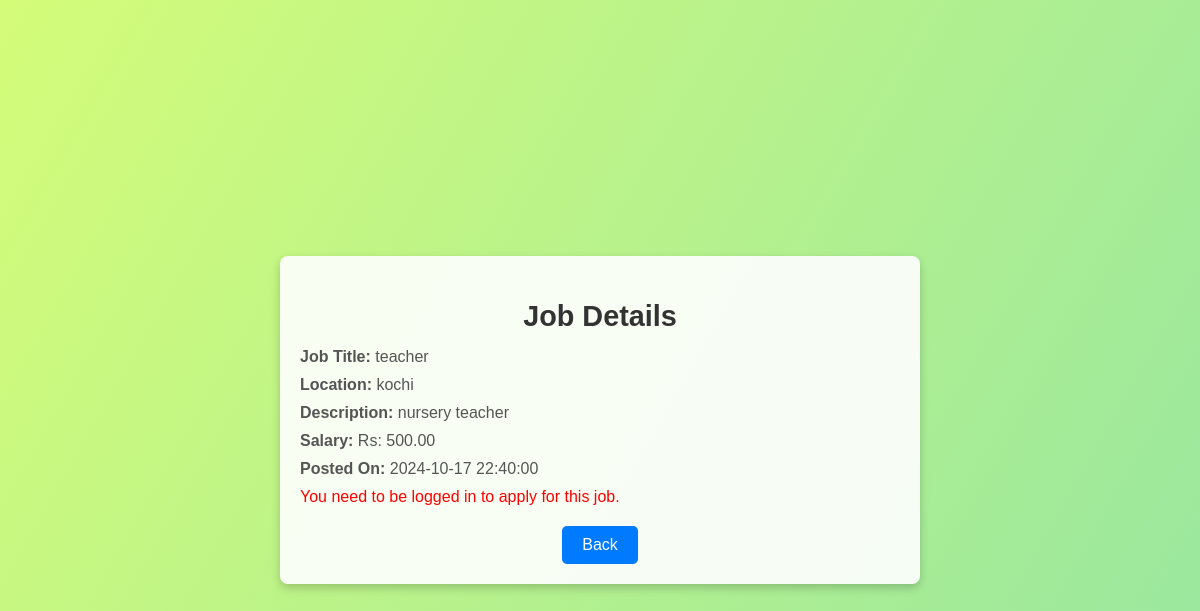
/job_detail.php?job_id=1, run on an earlier commit of the app's database.
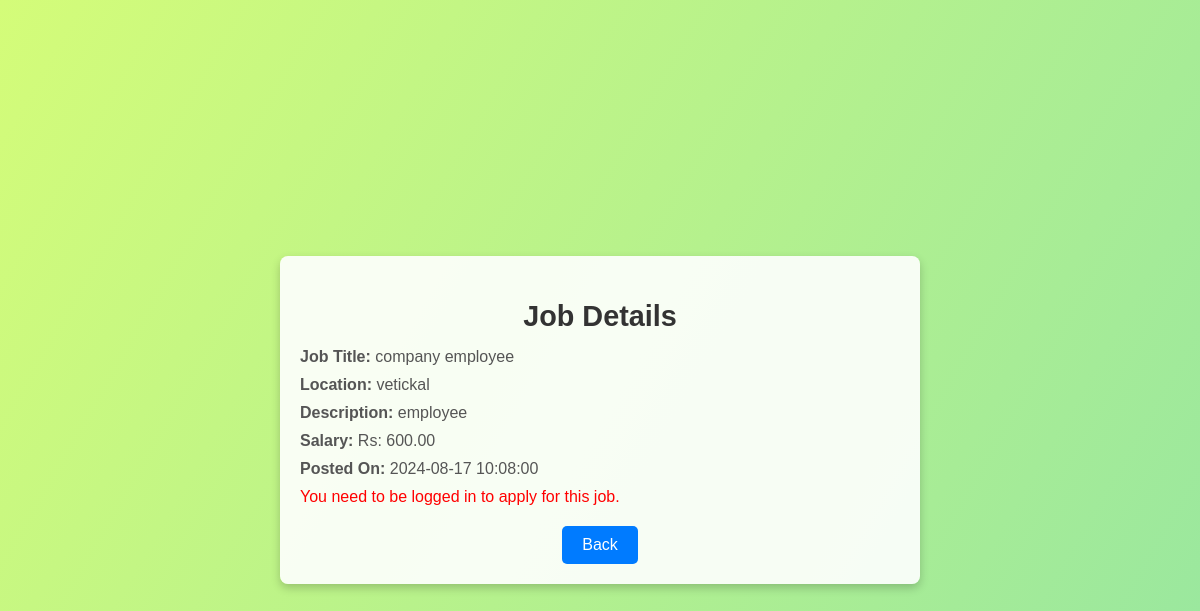
And on a later commit of the database.
### tables this page shows
CREATE TABLE `job_postings` (
  `job_id` int(11) NOT NULL,
  `job_title` varchar(255) NOT NULL,
  `description` text NOT NULL,
  `location` varchar(255) NOT NULL,
  `skills_required` text NOT NULL,
  `openings` int(11) NOT NULL,
  `date_time` datetime NOT NULL,
  `hours` int(11) NOT NULL,
  `wage` decimal(10,2) NOT NULL,
  `posted_by` varchar(255) NOT NULL
);

### job_detail.php (the view, shortened to what this page needs)
<?php
$servername = "localhost";
$username = "root";
$password = "";
$dbname = "labourlink";
$conn = new mysqli($servername, $username, $password, $dbname);
$job_id = isset($_GET['job_id']) ? $_GET['job_id'] : '';
$user_email = isset($_SESSION['email']) ? $_SESSION['email'] : null;
?>
<!DOCTYPE html>
<html lang="en">
<head>
</head>
<body>
<div class="job-container">
    <?php
    if (!empty($job_id)) {
        $sql = "SELECT * FROM job_postings WHERE job_id = '" . $conn->real_escape_string($job_id) . "'";
        $result = $conn->query($sql);
        if ($result->num_rows > 0) {
            $row = $result->fetch_assoc();
            echo "<h2>Job Details</h2>";
            echo "<p><strong>Job Title:</strong> " . $row['job_title'] . "</p>";
            echo "<p><strong>Location:</strong> " . $row['location'] . "</p>";
            echo "<p><strong>Description:</strong> " . $row['description'] . "</p>";
            echo "<p><strong>Salary:</strong> Rs: " . $row['wage'] . "</p>";
            echo "<p><strong>Posted On:</strong> " . $row['date_time'] . "</p>";
            if ($user_email) {
                $s_id_query = $conn->prepare("SELECT s_id FROM job_seekers WHERE email = ?");
                $s_id_query->bind_param("s", $user_email);
                $s_id_query->execute();
                $s_id_result = $s_id_query->get_result();
                if ($s_id_result->num_rows > 0) {
                    $seeker = $s_id_result->fetch_assoc();
                    $s_id = $seeker['s_id'];
                    $check_stmt = $conn->prepare("SELECT * FROM applied_jobs WHERE s_id = ? AND job_id = ?");
                    $check_stmt->bind_param("ii", $s_id, $job_id);
                    $check_stmt->execute();
                    $check_result = $check_stmt->get_result();
                    if ($check_result->num_rows > 0) {
                        echo "<p style='color: red;'>You have already applied for this job.</p>";
                    } else {
                        if (isset($_POST['apply'])) {
                            $apply_stmt = $conn->prepare("INSERT INTO applied_jobs (s_id, job_id, user_email) VALUES (?, ?, ?)");
                            $apply_stmt->bind_param("iis", $s_id, $job_id, $user_email);
                            if ($apply_stmt->execute()) {
                                echo "<p style='color: green;'>Application successful!</p>";
                            } else {
                                echo "<p style='color: red;'>Error applying for job: " . $apply_stmt->error . "</p>";
                            }
                            $apply_stmt->close();
                        }
                        echo '<form method="POST">
                                <input type="submit" name="apply" value="Apply Now" class="btn btn-apply">
                              </form>';
                    }
                    $check_stmt->close();
                } else {
                    echo "<p style='color: red;'>Seeker ID not found.</p>";
                }
            } else {
                echo "<p style='color: red;'>You need to be logged in to apply for this job.</p>";
            }
        } else {
            echo "<p>No details found for this job.</p>";
        }
    } else {
        echo "<p>Invalid job ID.</p>";
    }
    ?>
    <div class="buttons">
        <a href="seeker_home.html" class="btn btn-back">Back</a>
    </div>
</div>
</body>
</html>

What changed in the data, as far as the page shows it:
changed job_postings: job_title "teacher" → "company employee"; location "kochi" → "vetickal"; description "nursery teacher" → "employee"; wage "500.00" → "600.00"; date_time "2024-10-17 22:40:00" → "2024-08-17 10:08:00"
